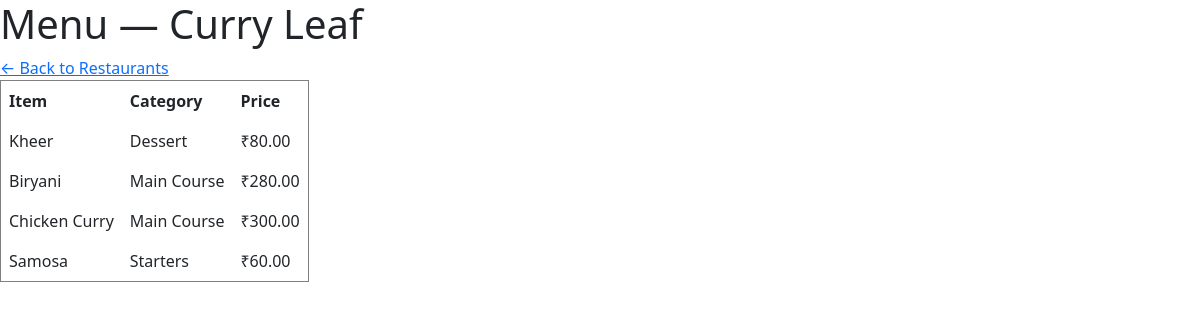
Screenshot of /menu.php?restaurant_id=3 with the database file from the repository.
### tables this page shows
CREATE TABLE menu_items (
  id INT AUTO_INCREMENT PRIMARY KEY,
  restaurant_id INT,
  name VARCHAR(100),
  category VARCHAR(50),
  price DECIMAL(10,2),
  FOREIGN KEY (restaurant_id) REFERENCES restaurants(id)
);

### menu.php (the view, shortened to what this page needs)
<?php
require 'db.php';
$restaurant_id = $_GET['restaurant_id'] ?? 0;
$stmt = $conn->prepare("SELECT name FROM restaurants WHERE id = ?");
$stmt->bind_param("i", $restaurant_id);
$stmt->execute();
$restaurant = $stmt->get_result()->fetch_assoc();
$stmt2 = $conn->prepare("SELECT * FROM menu_items WHERE restaurant_id = ? ORDER BY category, name");
$stmt2->bind_param("i", $restaurant_id);
$stmt2->execute();
$items = $stmt2->get_result();
?>
<!DOCTYPE html>
<head>
    <link href="https://cdnjs.cloudflare.com/ajax/libs/bootstrap/5.3.0/css/bootstrap.min.css" rel="stylesheet">
</head>
<body>
    <h1>Menu — <?= htmlspecialchars($restaurant['name'] ?? 'Unknown Restaurant') ?></h1>
    <a href="restaurants.php">&larr; Back to Restaurants</a>
    <table border="1" cellpadding="8">
        <tr>
            <th>Item</th>
            <th>Category</th>
            <th>Price</th>
        </tr>
        <?php while ($row = $items->fetch_assoc()): ?>
        <tr>
            <td><?= htmlspecialchars($row['name']) ?></td>
            <td><?= htmlspecialchars($row['category']) ?></td>
            <td>₹<?= number_format($row['price'], 2) ?></td>
        </tr>
        <?php endwhile; ?>
    </table>
</body>
</html>

### rows the page displays
menu_items: name "Kheer", category "Dessert", price "80.00"
menu_items: name "Biryani", category "Main Course", price "280.00"
menu_items: name "Chicken Curry", category "Main Course", price "300.00"
menu_items: name "Samosa", category "Starters", price "60.00"
